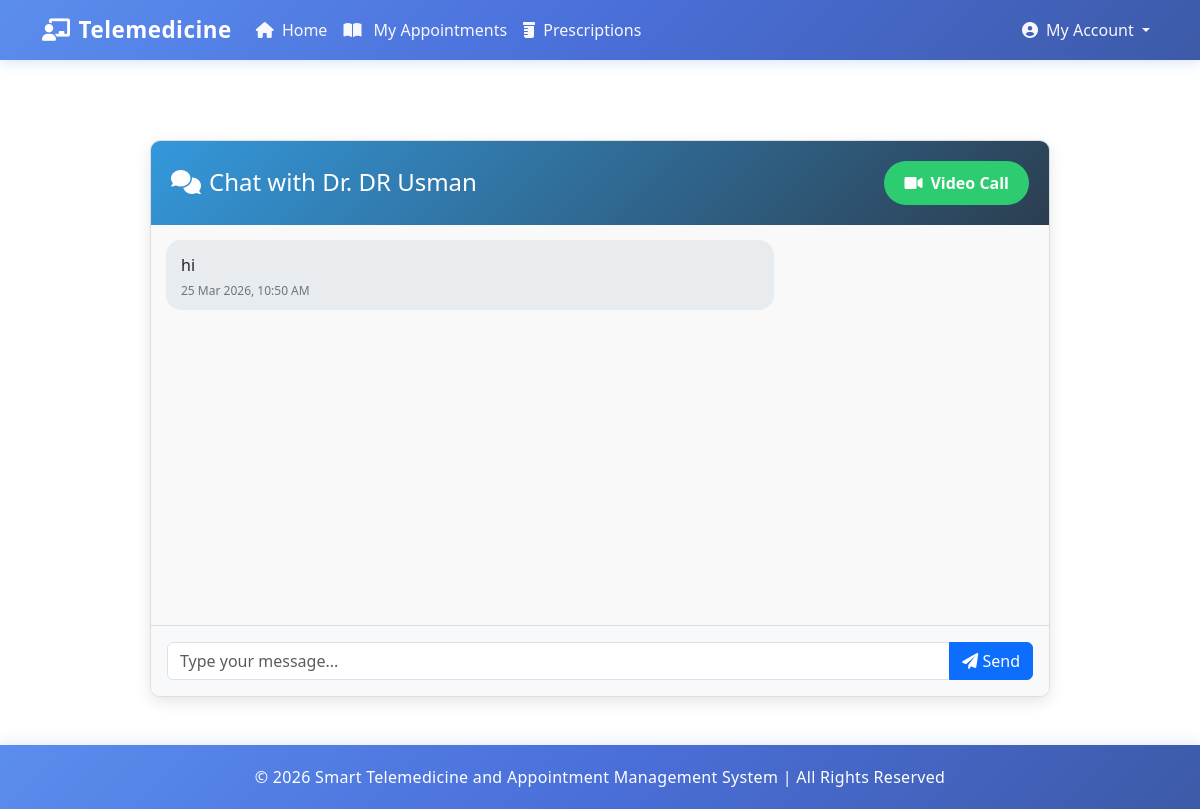
Page /users_chat.php?doctor_id=7 (signed in) on the committed database.
### tables this page shows
CREATE TABLE `doctor` (
  `id` int(11) NOT NULL,
  `name` varchar(100) DEFAULT NULL,
  `email` varchar(100) DEFAULT NULL,
  `password` varchar(255) DEFAULT NULL,
  `qualification` varchar(100) DEFAULT NULL,
  `experience` varchar(100) DEFAULT NULL,
  `course_id` int(100) NOT NULL,
  `picture` varchar(255) DEFAULT NULL,
  `address` varchar(255) DEFAULT NULL,
  `mobile` varchar(20) DEFAULT NULL,
  `fee` decimal(10,2) DEFAULT NULL,
  `resume` varchar(255) NOT NULL,
  `specialty` varchar(255) DEFAULT NULL,
  `availability` varchar(255) DEFAULT NULL,
  `schedule` text DEFAULT NULL
);

CREATE TABLE `messages` (
  `id` int(11) NOT NULL,
  `sender_id` int(11) NOT NULL,
  `receiver_id` int(11) NOT NULL,
  `message` text NOT NULL,
  `created_at` timestamp NOT NULL DEFAULT current_timestamp()
);

### users_chat.php (the view, shortened to what this page needs)
<?php
include 'navbar.php';
$current_user_id = $_SESSION['sid'];
$doctor_id = isset($_GET['doctor_id']) ? intval($_GET['doctor_id']) : 0;
$doctor_query = "SELECT id, name FROM doctor WHERE id = ?";
$doctor_stmt = $conn->prepare($doctor_query);
$doctor_stmt->bind_param("i", $doctor_id);
$doctor_stmt->execute();
$doctor_result = $doctor_stmt->get_result();
$doctor = $doctor_result->fetch_assoc();
$chat_messages = [];
$msg_query = "SELECT m.*,
              p.name as sender_name,
              d.name as receiver_name
              FROM messages m
              LEFT JOIN patient p ON m.sender_id = p.sid AND m.sender_id = ?
              LEFT JOIN doctor d ON m.receiver_id = d.id AND m.receiver_id = ?
              WHERE (sender_id = ? AND receiver_id = ?) OR (sender_id = ? AND receiver_id = ?)
              ORDER BY created_at ASC";
$msg_stmt = $conn->prepare($msg_query);
$msg_stmt->bind_param("iiiiii", $current_user_id, $doctor_id, $current_user_id, $doctor_id, $doctor_id, $current_user_id);
$msg_stmt->execute();
$msg_result = $msg_stmt->get_result();
while ($row = $msg_result->fetch_assoc()) {
    $chat_messages[] = $row;
}
?>
<!DOCTYPE html>
<html lang="en">
<head>
    <link href="https://cdn.jsdelivr.net/npm/bootstrap@5.3.0/dist/css/bootstrap.min.css" rel="stylesheet">
    <link rel="stylesheet" href="https://cdnjs.cloudflare.com/ajax/libs/font-awesome/6.0.0/css/all.min.css">
</head>
<body>
    <div class="container">
        <div class="row">
            <div class="col-md-12" style="margin-top: 80px;">
                <div class="chat-container">
                    <div class="chat-header">
                        <h4><i class="fas fa-comments me-2"></i>Chat with Dr. <?php echo htmlspecialchars($doctor['name']); ?></h4>
                        <button class="video-call-btn" onclick="initiateCall()">
                            <i class="fas fa-video me-2"></i>Video Call
                        </button>
                    </div>
                    <div class="chat-messages">
                        <?php if (!empty($chat_messages)) : ?>
                            <?php foreach ($chat_messages as $msg) : ?>
                                <div class="message <?php echo ($msg['sender_id'] == $current_user_id) ? 'sent' : 'received'; ?>">
                                    <?php echo htmlspecialchars($msg['message']); ?>
                                    <span class="message-time">
                                        <?php echo date('d M Y, h:i A', strtotime($msg['created_at'])); ?>
                                    </span>
                                </div>
                            <?php endforeach; ?>
                        <?php endif; ?>
                    </div>
                    <div class="chat-input p-3">
                        <form method="POST" action="">
                            <div class="input-group">
                                <input type="text" name="message" class="form-control" placeholder="Type your message..." required>
                                <button type="submit" name="send_message" class="btn btn-primary">
                                    <i class="fas fa-paper-plane"></i> Send
                                </button>
                            </div>
                        </form>
                    </div>
                </div>
                <br><br>
            </div>
        </div>
    </div>
</body>
</html>
<?php include 'footer.php'; ?>

### style.css (style rules this page uses)
body { font-family: Arial, sans-serif; margin: 0; padding: 0; background-color: #f5f5f5; }

### users_chat.php (style rules this page uses)
:root { --primary-color: #3498db; --secondary-color: #2ecc71; --dark-color: #2c3e50; --accent-color: #e74c3c; }
.chat-container { max-width: 900px; margin: 0 auto; border: 1px solid #ddd; border-radius: 10px; overflow: hidden; background: white; box-shadow: 0 5px 15px rgba(0,0,0,0.1); }
.chat-header { background: linear-gradient(135deg, var(--primary-color), var(--dark-color)); color: white; padding: 20px; display: flex; justify-content: space-between; align-items: center; }
.chat-header h4 { margin: 0; }
.video-call-btn { background-color: var(--secondary-color); color: white; border: none; padding: 10px 20px; border-radius: 25px; cursor: pointer; font-weight: 600; transition: all 0.3s ease; }
.chat-messages { height: 400px; overflow-y: auto; padding: 15px; background-color: #f9f9f9; }
.message { margin-bottom: 15px; padding: 10px 15px; border-radius: 15px; max-width: 70%; position: relative; }
.received { background-color: #e9ecef; margin-right: auto; text-align: left; }
.message-time { font-size: 0.75rem; color: #6c757d; display: block; margin-top: 5px; }
.chat-input { background-color: #f8f9fa; border-top: 1px solid #ddd; }

### rows in the picture
doctor: name "DR Usman"
messages: message "hi", created_at "25 Mar 2026, 10:50 AM"
